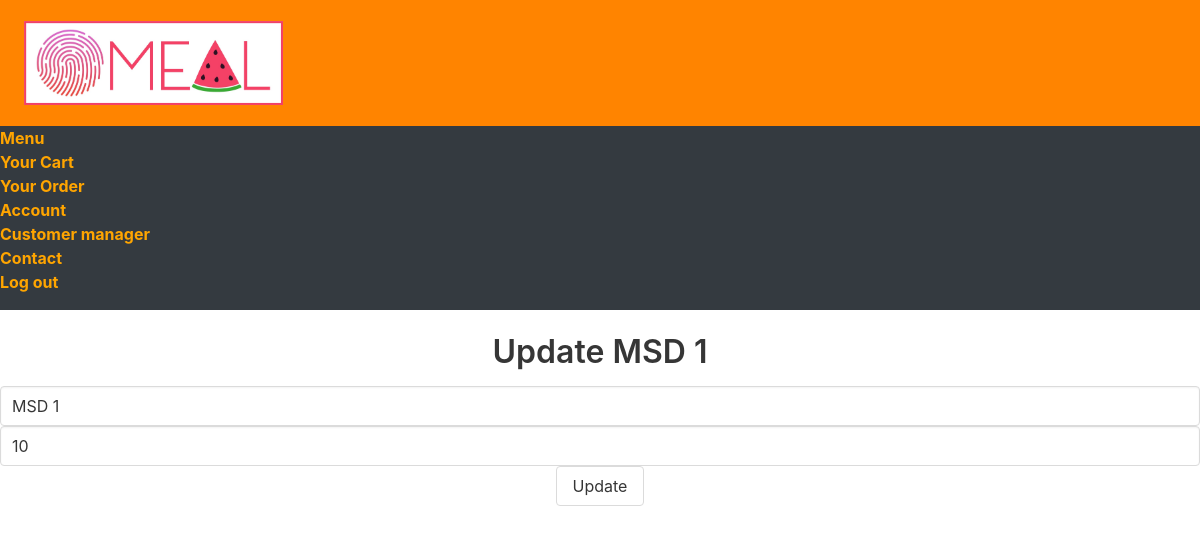
The page /most_common_dishes_update/1 on the database as committed earlier.
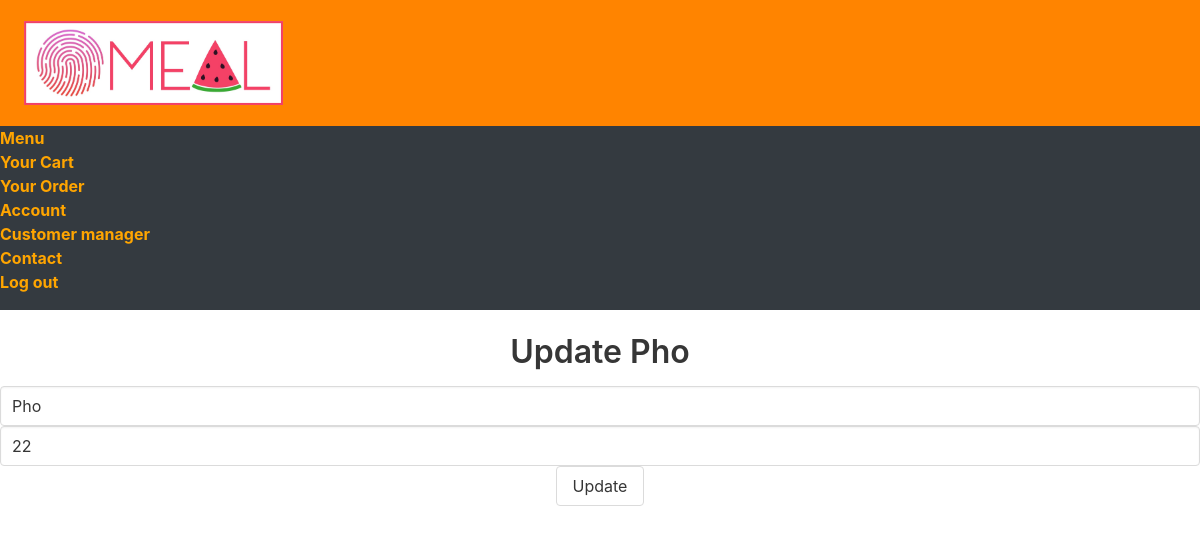
The same page on the database as committed later.
### main.py (models this page shows, shortened)
class MostCommonDishes(db.Model):
    id = db.Column(db.Integer, primary_key=True)
    name = db.Column(db.String(200), nullable=False)
    price = db.Column(db.Integer)

### main.py (the view)
@main.route('/most_common_dishes_update/<int:id>', methods=['GET', 'POST'])
def most_common_dishes_update(id):
    dish = MostCommonDishes.query.get_or_404(id)
    if request.method == 'POST':
        dish.name = request.form['name']
        dish.price = request.form['price']
        try:
            db.session.commit()
            return redirect('/most_common_dishes_manager')
        except:
            return 'There was an issue updating your dish'
    else:
        return render_template('menu_manager/most_common_dishes_update.html', dish=dish)

### templates/menu_manager/most_common_dishes_update.html (shortened to what this page needs)
{% extends 'base.html' %}
{% block body %}
<div class="content">
    <h1 style="text-align: center">Update {{ dish.name }}</h1>
    <div class="form has-text-centered">
        <form action="/most_common_dishes_update/{{dish.id}}" method="POST">
            <input class = "input" type="text" name="name" id="name" value="{{dish.name}}" placeholder = "Dish name">
            <input class = "input" type="number" name="price" id="price" value="{{dish.price}}" placeholder = "Price">
            <input class = "button" type="submit" value="Update">
        </form>
    </div>
</div>
{% endblock %}

Rows that differ between the two databases and show on the page:
changed MostCommonDishes: name "MSD 1" → "Pho"; price "10" → "22"
